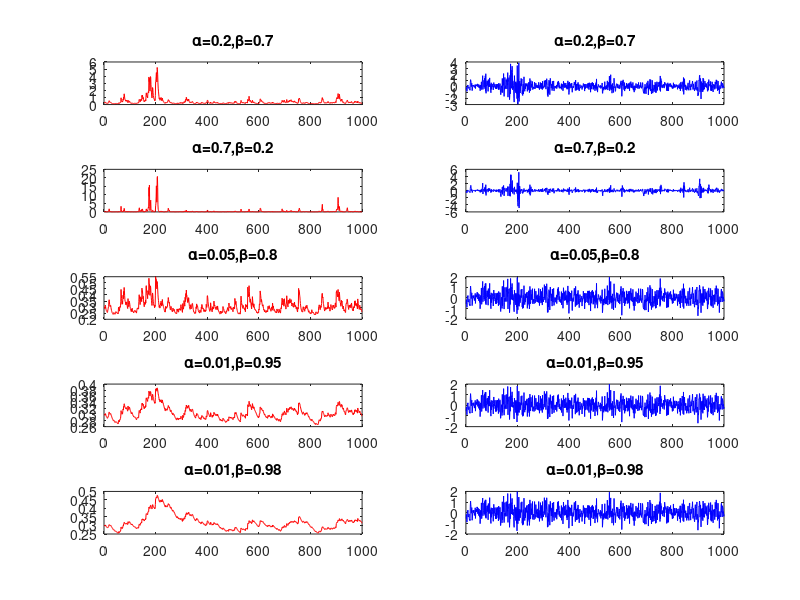

This figure's MATLAB source:
clc;
clear;

n = 1000; %liczba obserwacji
alphas = [0.2 0.7 0.05 0.01 0.01]; %scenariuszowe alphy
betas = [0.7 0.2 0.8 0.95 0.98]; %scenariuszowe bety
w = zeros(5, 1); %const
for q=1:5 
    %jesli bezwarunkowa wariancja jest zawsze rowna 0.3, mamy
    w(q)=0.3*(1-alphas(q)-betas(q)); %E(at^2)=w/(1-(alpha+beta)) - GARCH(1,1)
end
x = 1:n; %dla wykresow
for i=1:5 %kazdy scenariusz
    cond_var = zeros(n, 1); %warunkowa wariancja
    returns = zeros(n, 1); %zwroty
    eps = zeros(n, 1); %skladnik losowy
    returns(1) = 1; %dla inicjalizacji loopa 
    cond_var(1) = 0.3; %dla inicjalizacji loopa pierwsza warunkowa=bezwarunkowa
    rng(11); %podane w tresci ziarno
    for j=1:n %dla kazdego scenariusza 1000 obserwacji
        eps(j)=randn; %i.i.d N(0,1)
        returns(j)=eps(j)*(cond_var(j)^0.5); %GARCH(1,1)
        cond_var(j+1)=w(i)+alphas(i)*(returns(j)^2)+betas(i)*cond_var(j); %zgodnie z podanymi wzorami
    end
    subplot(5, 2, i*2-1); %i*2, aby ominac blad zmiany wykresu przy kolejnej iteracji 
    plot(x, cond_var(1:end-1), 'Color', 'red'); %bez 1001 obserwacji
    title({['\alpha=' num2str(alphas(i)) ',\beta=' num2str(betas(i))]}); %Latex + konwertacja typow
    subplot(5, 2, i*2); 
    plot(x, returns, 'Color', 'blue');
    title({['\alpha=' num2str(alphas(i)) ',\beta=' num2str(betas(i))]}); 
end
